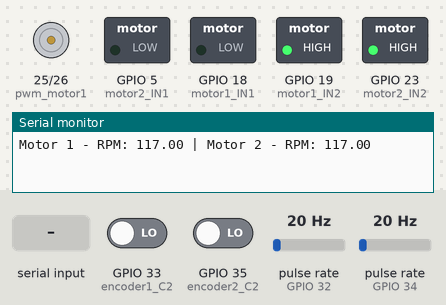
A sketch run on a simulated ESP32. Parts: motor-driver pin pairs drawn as motors (green arrow = first pin HIGH = forward, orange = second pin HIGH = backward, longer = more drive), switched loads named in the sketch (green lamp = pin HIGH), the last lines printed to the serial monitor. Wiring (inferred from the names in the program): 2 × pulse sensor: data GPIO 32 / data GPIO 34. The inputs (shaded band) are chosen by the test bench; at power-on: GPIO 33 (encoder1_C2) LOW, GPIO 35 (encoder2_C2) LOW, pulse rate (sensors on GPIO 32, GPIO 34) 20 Hz.

Above: at 1.2 s.
1.3 s: "90 45\n" received over Serial
At 1.7 s:
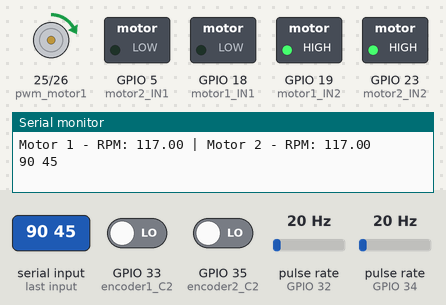
2.8 s: "1 90\n" received over Serial
At 4.1 s:
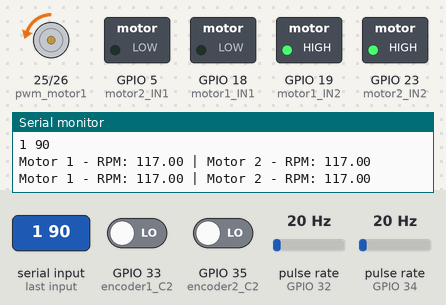
Timing chart, 0 to 5.8 s (numbered marks = the images above; inputs shaded):
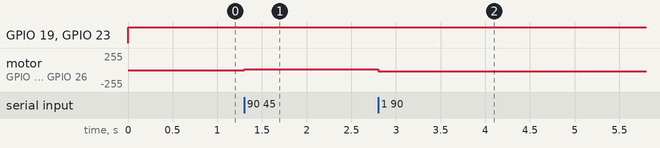

Measured:
- after the input at 1.3 s, motor on GPIO 25 (pwm_motor1) / GPIO 26 (pwm_motor2): stopped → forward 11/255 at once
- after the input at 2.8 s, motor on GPIO 25 (pwm_motor1) / GPIO 26 (pwm_motor2): forward 11/255 → backward 22/255 at once

The sketch:

main_code_esp32.ino
```cpp
// ========================================================================================================
// --- Mapeamento de Hardware ---
#define encoder1_C1   32
#define encoder1_C2   33
#define encoder2_C1   34
#define encoder2_C2   35

#define pwm_motor1    25
#define motor1_IN1    18
#define motor1_IN2    19

#define pwm_motor2    26
#define motor2_IN1    5
#define motor2_IN2    23

#define PPR 20

// ========================================================================================================
// --- Variáveis Globais ---
volatile int pulse_motor1 = 0;
volatile int pulse_motor2 = 0;
bool direction_motor1 = false;
bool direction_motor2 = false;
byte encoder1_C1Last, encoder2_C1Last;
float rpm_motor1 = 0, rpm_motor2 = 0;
unsigned long lastMillis = 0;

int vel1 = 0, vel2 = 0;  // Velocidade dos motores (-100 a 100)

// ========================================================================================================
// --- Configuração Inicial ---
void setup() {
  Serial.begin(115200);

  pinMode(encoder1_C1, INPUT);
  pinMode(encoder1_C2, INPUT);
  pinMode(motor1_IN1, OUTPUT);
  pinMode(motor1_IN2, OUTPUT);

  pinMode(encoder2_C1, INPUT);
  pinMode(encoder2_C2, INPUT);
  pinMode(motor2_IN1, OUTPUT);
  pinMode(motor2_IN2, OUTPUT);

  ledcAttach(pwm_motor1, 5000, 10); // Canal automático
  ledcAttach(pwm_motor2, 5000, 10);

  attachInterrupt(digitalPinToInterrupt(encoder1_C1), count_pulses_motor1, CHANGE);
  attachInterrupt(digitalPinToInterrupt(encoder2_C1), count_pulses_motor2, CHANGE);
}

// ========================================================================================================
// --- Loop Principal ---
void loop() {
  readSerialInput();    // Lê os comandos do serial
  motor_control();      // Aplica controle
  printRPM();           // Mostra RPM
}

// ========================================================================================================
// --- Leitura dos Comandos pela Serial ---
void readSerialInput() {
  if (Serial.available()) {
    String input = Serial.readStringUntil('\n');
    // Serial.println(input);
    input.trim();
    if (input.length() > 0) {
      int spaceIndex = input.indexOf(' ');
      if (spaceIndex > 0) {
        vel1 = input.substring(0, spaceIndex).toInt();
        vel2 = input.substring(spaceIndex + 1).toInt();
        Serial.print(vel1);
        Serial.print(" ");
        Serial.println(vel2);

        // Limita valores entre -100 e 100
        // vel1 = constrain(vel1, -255, 255);
        // vel2 = constrain(vel2, -255, 255);
      }
    }
  }
}

// ========================================================================================================
// --- Controle dos Motores ---
void motor_control() {
  // Motor 1
  if (vel1 >= 0) {
    digitalWrite(motor1_IN1, LOW);
    digitalWrite(motor1_IN2, HIGH);
    ledcWrite(pwm_motor1, vel1);
  } else {
    digitalWrite(motor1_IN1, HIGH);
    digitalWrite(motor1_IN2, LOW);
    ledcWrite(pwm_motor1, -vel1);
  }

  // Motor 2
  if (vel2 >= 0) {
    digitalWrite(motor2_IN1, LOW);
    digitalWrite(motor2_IN2, HIGH);
    ledcWrite(pwm_motor2, vel2);
  } else {
    digitalWrite(motor2_IN1, HIGH);
    digitalWrite(motor2_IN2, LOW);
    ledcWrite(pwm_motor2, -vel2);
  }
}

// ========================================================================================================
// --- Impressão da Velocidade (RPM) ---
void printRPM() {
  if (millis() - lastMillis >= 1000) {
    lastMillis = millis();

    rpm_motor1 = (pulse_motor1 * 60.0) / PPR;
    rpm_motor2 = (pulse_motor2 * 60.0) / PPR;

    Serial.print("Motor 1 - RPM: ");
    Serial.print(rpm_motor1);
    Serial.print(" | Motor 2 - RPM: ");
    Serial.println(rpm_motor2);

    pulse_motor1 = 0;
    pulse_motor2 = 0;
  }
}

// ========================================================================================================
// --- Encoder Motor 1 ---
void count_pulses_motor1() {
  int Lstate = digitalRead(encoder1_C1);
  if (!encoder1_C1Last && Lstate) {
    int val = digitalRead(encoder1_C2);
    if (!val && direction_motor1) direction_motor1 = false;
    else if (val && !direction_motor1) direction_motor1 = true;
  }
  encoder1_C1Last = Lstate;
  if (!direction_motor1) pulse_motor1++;
  else pulse_motor1--;
}

// ========================================================================================================
// --- Encoder Motor 2 ---
void count_pulses_motor2() {
  int Lstate = digitalRead(encoder2_C1);
  if (!encoder2_C1Last && Lstate) {
    int val = digitalRead(encoder2_C2);
    if (!val && direction_motor2) direction_motor2 = false;
    else if (val && !direction_motor2) direction_motor2 = true;
  }
  encoder2_C1Last = Lstate;
  if (!direction_motor2) pulse_motor2++;
  else pulse_motor2--;
}
```
